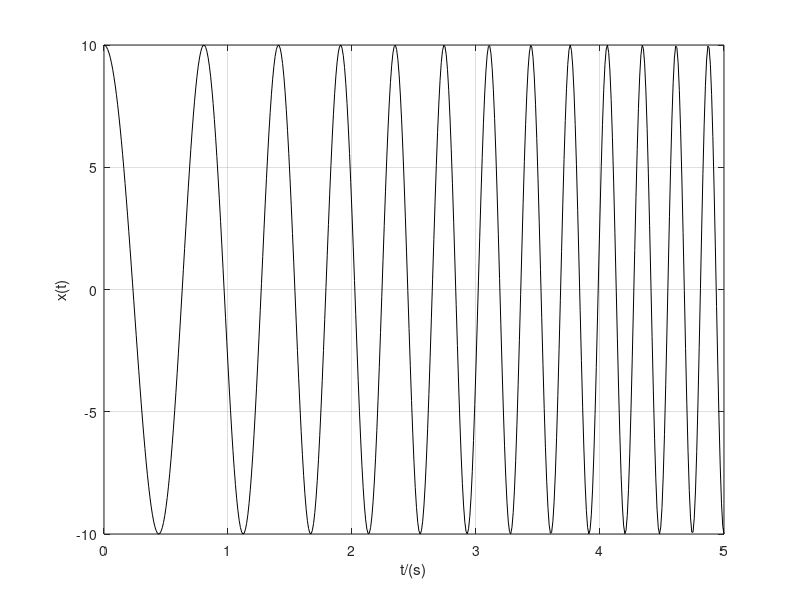

This chart was generated by the following MATLAB code:
close all
clear
clc

A=10;
beta=0.3;
f0=1;
t=(0:500)*0.01;
x=A*cos(2*pi*(beta.*t+f0).*t);
plot(t,x,'k');
grid on
xlabel('t/(s)')
ylabel('x(t)')